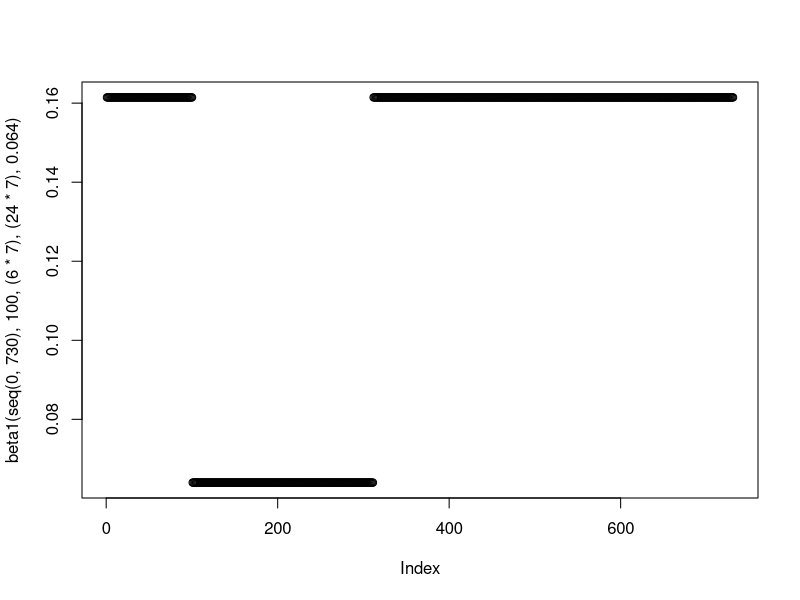
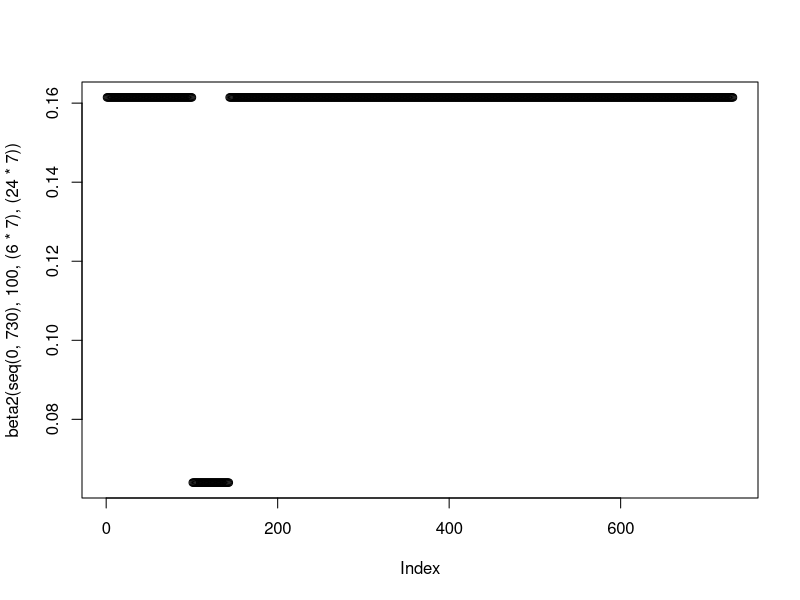
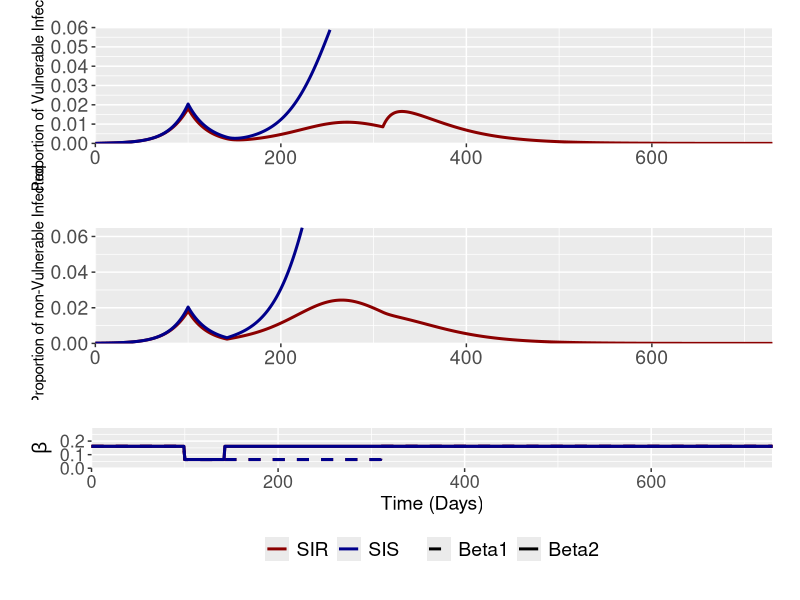

Reproduce these figures in R, in order.
rm(list=ls())
library("deSolve"); library("ggplot2"); library("cowplot");library("reshape2"); library("dplyr"); library("RColorBrewer"); library("ggpubr")

#### Generic Functions ####
#Function for the generation time/(1/gamma) parameter
GenTime <- function(T2, R0) {
  G = T2 * ((R0-1)/log(2))
  return(G)
}

#Function to model intervention - currently set at baseline - added additional functionality to it
beta1 <- function(time, tstart1, tdur1, tdur2, beta1_2) {
  ifelse((time >= tstart1 & time <= tstart1+tdur1), #Phase 1
         0.064,
         ifelse((time >= tstart1+tdur1 & time <= tstart1+tdur1+tdur2), #Phase 2
                beta1_2,
                ifelse((time >= tstart1+tdur1+tdur2 & time <= 730), #Phase 3
                       (1.5*(1/(GenTime(4.6,2.4)))), #Phase 3
                       (1.5*(1/(GenTime(4.6,2.4)))) #Before Intervention
                )
         )
  )
}

plot(beta1(seq(0,730), 100, (6*7), (24*7), 0.064))

beta2 <- function(time, tstart1, tdur1, tdur2) {
  ifelse((time >= tstart1 & time <= tstart1+tdur1), #Phase 1
         0.064,
         ifelse((time >= tstart1+tdur1 & time <= tstart1+tdur1+tdur2), #Phase 2
                (1.5*(1/(GenTime(4.6,2.4)))),
                ifelse((time >= tstart1+tdur1+tdur2 & time <= 730), #Phase 3
                       (1.5*(1/(GenTime(4.6,2.4)))), #Phase 3
                       (1.5*(1/(GenTime(4.6,2.4)))) #Before Intervention
                )
         )
  )
}

plot(beta2(seq(0,730), 100, (6*7), (24*7)))

#### no SS ####

#Function for Shielded/non-Shielded Pop
SIS <- function(time, state, parameters) {
  with(as.list(c(state, parameters)), {
    dSv = - beta1(time,tstart1,tdur1,tdur2,beta1_2)*Iv*Sv - beta1(time,tstart1,tdur1,tdur2,beta1_2)*Inv*Sv + gamma*Iv
    
    dSnv = - beta2(time,tstart1,tdur1,tdur2)*Inv*Snv - beta2(time,tstart1,tdur1,tdur2)*Iv*Snv  + gamma*Inv
    
    dIv = beta1(time,tstart1,tdur1,tdur2,beta1_2)*Iv*Sv + beta1(time,tstart1,tdur1,tdur2,beta1_2)*Inv*Sv - gamma*Iv
    
    dInv =  beta2(time,tstart1,tdur1,tdur2)*Inv*Snv + beta2(time,tstart1,tdur1,tdur2)*Iv*Snv - gamma*Inv

    dCv = beta1(time,tstart1,tdur1,tdur2,beta1_2)*Iv*Sv + beta1(time,tstart1,tdur1,tdur2,beta1_2)*Inv*Sv
    
    dCnv =  beta2(time,tstart1,tdur1,tdur2)*Inv*Snv + beta2(time,tstart1,tdur1,tdur2)*Iv*Snv 
    return(list(c(dSv, dSnv, dIv, dInv, dCv, dCnv)))
  })
}

#Initial Conditions and Times
init <- c(Sv = 0.15, Snv = 0.85-0.0001, Iv = 0, Inv = 0.0001, Cv= 0, Cnv = 0)
times <- seq(0,730,by = 1)

#Beta Functions are specified in the ODE
parms = c(gamma = 1/(GenTime(4.6,2.4)), 
          tstart1 = 100, 
          tdur1 = 6*7,
          tdur2 = 24*7,
          beta1_2 = 0.064)

out1 <- data.frame(ode(y = init, func = SIS, times = times, parms = parms))

#Extra Data Columns in Dataframe
out1$Iv <- out1$Iv/0.15
out1$Inv <- out1$Inv/0.85
out1$Cv <- out1$Cv/0.15
out1$Cnv <- out1$Cnv/0.85
out1$beta1 <- beta1(seq(0,730), 100, (6*7), (24*7), 0.064)
out1$beta2 <- beta2(seq(0,730), 100, (6*7), (24*7))

#Cumulative Infections are scaled relative to the relative V and nV population sizes - 0.15 and 0.85
#You should not compare these numbers to the recovered fraction - they will not add up

colnames(out1) <- c("Time", "Suscv", "Suscnv","Infected_Is", "Infected_Ip", "CumV", "Cumnv", "Beta1", "Beta2")

statsinfecnoss <- melt(out1, id.vars = c("Time"), measure.vars = c("Infected_Is", "Infected_Ip"))
statsbetanoss <- melt(out1, id.vars = c("Time"), measure.vars = c("Beta1", "Beta2"))


#### SS ####

#Function for Shielded/non-Shielded Pop
SIRss <- function(time, state, parameters) {
  with(as.list(c(state, parameters)), {
    dSv = - beta1(time,tstart1,tdur1,tdur2,beta1_2)*Iv*Sv - beta1(time,tstart1,tdur1,tdur2,beta1_2)*Inv*Sv 
    
    dSnv = - beta2(time,tstart1,tdur1,tdur2)*Inv*Snv - beta2(time,tstart1,tdur1,tdur2)*Iv*Snv 
    
    dIv = beta1(time,tstart1,tdur1,tdur2,beta1_2)*Iv*Sv + beta1(time,tstart1,tdur1,tdur2,beta1_2)*Inv*Sv - gamma*Iv
    
    dInv =  beta2(time,tstart1,tdur1,tdur2)*Inv*Snv + beta2(time,tstart1,tdur1,tdur2)*Iv*Snv - gamma*Inv
    
    dR = gamma*Iv + gamma*Inv
    
    dCv = beta1(time,tstart1,tdur1,tdur2,beta1_2)*Iv*Sv + beta1(time,tstart1,tdur1,tdur2,beta1_2)*Inv*Sv
    
    dCnv =  beta2(time,tstart1,tdur1,tdur2)*Inv*Snv + beta2(time,tstart1,tdur1,tdur2)*Iv*Snv 
    return(list(c(dSv, dSnv, dIv, dInv, dR, dCv, dCnv)))
  })
}

#Initial Conditions and Times
init <- c(Sv = 0.15, Snv = 0.85-0.0001, Iv = 0, Inv = 0.0001, R = 0, Cv= 0, Cnv = 0)
times <- seq(0,730,by = 1)

#Beta Functions are specified in the ODE
parms = c(gamma = 1/(GenTime(4.6,2.4)), 
          tstart1 = 100, 
          tdur1 = 6*7,
          tdur2 = 24*7,
          beta1_2 = 0.064)

out2 <- data.frame(ode(y = init, func = SIRss, times = times, parms = parms))

#Extra Data Columns in Dataframe
out2$Iv <- out2$Iv/0.15
out2$Inv <- out2$Inv/0.85
out2$Cv <- out2$Cv/0.15
out2$Cnv <- out2$Cnv/0.85
out2$beta1 <- beta1(seq(0,730), 100, (6*7), (24*7), 0.064)
out2$beta2 <- beta2(seq(0,730), 100, (6*7), (24*7))

#Cumulative Infections are scaled relative to the relative V and nV population sizes - 0.15 and 0.85
#You should not compare these numbers to the recovered fraction - they will not add up

colnames(out2) <- c("Time", "Suscv", "Suscnv","Infected_Is", "Infected_Ip", "Recov", "CumV", "Cumnv", "Beta1", "Beta2")

statsinfecss <- melt(out2, id.vars = c("Time"), measure.vars = c("Infected_Is", "Infected_Ip"))
statsrecovss <- melt(out2, id.vars = c("Time"), measure.vars = c("Recov"))
statsbetass <- melt(out2, id.vars = c("Time"), measure.vars = c("Beta1", "Beta2"))


#### Plot Preparation ####

statsinfecss$model <- "SIR"; statsinfecnoss$model <- "SIS"
statsinfeccomb <- rbind.data.frame(statsinfecss, statsinfecnoss)

statsbetass$model <- "SIR"; statsbetanoss$model <- "SIS"
statsbetacomb <- rbind.data.frame(statsbetass, statsbetanoss)

#### Aggregated Plots

pinfv <- ggplot(data = statsinfeccomb[statsinfeccomb$variable == "Infected_Is",], aes(x = (Time), y = value, col = model)) + geom_line(size = 1.02, stat = "identity") +
  labs(x ="Time (Days)", y = "Proportion of Vulnerable Infected") + scale_y_continuous(limits = c(0,0.06) ,  expand = c(0,0)) +
  theme(legend.position = "none", legend.title = element_blank(), legend.text=element_text(size=14),  axis.text=element_text(size=14), axis.title.y=element_text(size=11),axis.title.x= element_blank(),
        legend.spacing.x = unit(0.3, 'cm'), plot.margin=unit(c(0.7,0.7,0.8,0.8),"cm")) +
  scale_x_continuous(expand = c(0, 0)) + scale_color_manual(values = c("darkred", "darkblue")) 

pinfnv <- ggplot(data = statsinfeccomb[statsinfeccomb$variable == "Infected_Ip",], aes(x = (Time), y = value, col = model)) + geom_line(size = 1.02, stat = "identity") +
  labs(x ="Time (Days)", y = "Proportion of non-Vulnerable Infected") + scale_y_continuous(limits = c(0,0.065) ,  expand = c(0,0)) +
  theme(legend.position = "none", legend.title = element_blank(), legend.text=element_text(size=14),  axis.text=element_text(size=14), axis.title.y=element_text(size=11),axis.title.x= element_blank(),
        legend.spacing.x = unit(0.3, 'cm'), plot.margin=unit(c(0.7,0.7,0.8,0.8),"cm")) +
  scale_x_continuous(expand = c(0, 0)) + scale_color_manual(values = c("darkred", "darkblue")) 

pbeta <- ggplot(data = statsbetacomb, aes(x = (Time), y = value, lty = variable, col = model)) + geom_line(size = 1.02, stat = "identity") +
  labs(x ="Time (Days)", y = expression(beta)) + scale_y_continuous(limits = c(0,0.3) ,  expand = c(0,0)) +
  theme(legend.position = "bottom", legend.title = element_blank(), axis.text=element_text(size=13), axis.title.y=element_text(size=14), axis.title.x = element_text(size=14),
        legend.spacing.x = unit(0.3, 'cm'), legend.text=element_text(size=14), plot.margin=unit(c(0.7,0.7,0.8,0.8),"cm")) +
  scale_x_continuous(expand = c(0, 0)) + guides(fill=guide_legend(nrow=2,byrow=TRUE)) + scale_color_manual(values = c("darkred", "darkblue")) + 
  scale_linetype_manual(values = c(2, 1)) 


ggarrange(pinfv, 
          pinfnv,
          pbeta,
          nrow = 3,
          heights = c(0.3,0.3, 0.3))
